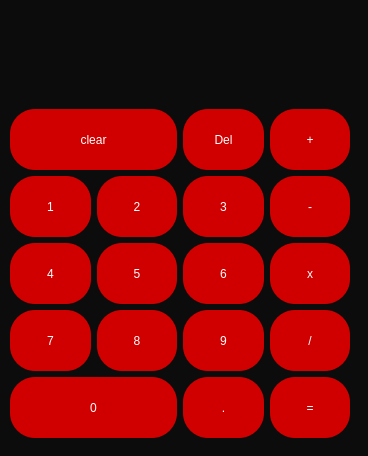
<?xml version="1.0" encoding="UTF-8"?>
<ui version="4.0">
 <class>MainWindow</class>
 <widget class="QMainWindow" name="MainWindow">
  <property name="enabled">
   <bool>true</bool>
  </property>
  <property name="geometry">
   <rect>
    <x>0</x>
    <y>0</y>
    <width>368</width>
    <height>456</height>
   </rect>
  </property>
  <property name="windowTitle">
   <string>Calculator</string>
  </property>
  <property name="styleSheet">
   <string notr="true">background-color: rgb(12, 12, 12);</string>
  </property>
  <widget class="QWidget" name="centralwidget">
   <layout class="QVBoxLayout" name="verticalLayout">
    <item>
     <widget class="QWidget" name="push" native="true">
      <layout class="QGridLayout" name="gridLayout">
       <property name="leftMargin">
        <number>1</number>
       </property>
       <item row="4" column="3">
        <widget class="QPushButton" name="push_div">
         <property name="sizePolicy">
          <sizepolicy hsizetype="MinimumExpanding" vsizetype="Preferred">
           <horstretch>0</horstretch>
           <verstretch>10</verstretch>
          </sizepolicy>
         </property>
         <property name="styleSheet">
          <string notr="true">QPushButton{
font: 75 36pt &quot;MS Shell Dlg 2&quot;;
	color: rgb(255, 255, 255);

	background-color: rgb(225,225,112);
border-radius:25px;
}

QPushButton:hover{
color: rgb(255,255,127);
	background-color: rgb(238,238,238);
}

QPushButton{
background-color: rgb(208,0,0);
	color: rgb(255, 255, 255);
}</string>
         </property>
         <property name="text">
          <string>/</string>
         </property>
         <property name="shortcut">
          <string>/</string>
         </property>
        </widget>
       </item>
       <item row="4" column="0">
        <widget class="QPushButton" name="push_7">
         <property name="sizePolicy">
          <sizepolicy hsizetype="MinimumExpanding" vsizetype="Preferred">
           <horstretch>0</horstretch>
           <verstretch>10</verstretch>
          </sizepolicy>
         </property>
         <property name="styleSheet">
          <string notr="true">QPushButton{
font: 75 20pt &quot;MS Shell Dlg 2&quot;;
	color: rgb(255, 255, 255);
	background-color: rgb(191,191,191);
border-radius:25px;
}

QPushButton:hover{
color: rgb(61,61,61);
	background-color: rgb(238,238,238);
}

QPushButton{
background-color: rgb(208,0,0);
	color: rgb(255, 255, 255);
}</string>
         </property>
         <property name="text">
          <string>7</string>
         </property>
        </widget>
       </item>
       <item row="5" column="2">
        <widget class="QPushButton" name="push_dot">
         <property name="sizePolicy">
          <sizepolicy hsizetype="MinimumExpanding" vsizetype="Preferred">
           <horstretch>0</horstretch>
           <verstretch>10</verstretch>
          </sizepolicy>
         </property>
         <property name="styleSheet">
          <string notr="true">QPushButton{
font: 75 20pt &quot;MS Shell Dlg 2&quot;;
	color: rgb(255, 255, 255);
	background-color: rgb(191,191,191);
border-radius:25px;
}

QPushButton:hover{
color: rgb(61,61,61);
	background-color: rgb(238,238,238);
}

QPushButton{
background-color: rgb(208,0,0);
	color: rgb(255, 255, 255);
}</string>
         </property>
         <property name="text">
          <string>.</string>
         </property>
        </widget>
       </item>
       <item row="1" column="3">
        <widget class="QPushButton" name="push_add">
         <property name="sizePolicy">
          <sizepolicy hsizetype="MinimumExpanding" vsizetype="Preferred">
           <horstretch>0</horstretch>
           <verstretch>10</verstretch>
          </sizepolicy>
         </property>
         <property name="styleSheet">
          <string notr="true">QPushButton{
font: 75 36pt &quot;MS Shell Dlg 2&quot;;
	color: rgb(255, 255, 255);

	background-color: rgb(225,225,112);
border-radius:25px;
}

QPushButton:hover{
color: rgb(255,255,127);
	background-color: rgb(238,238,238);
}

QPushButton{
background-color: rgb(208,0,0);
	color: rgb(255, 255, 255);
}</string>
         </property>
         <property name="text">
          <string>+</string>
         </property>
         <property name="shortcut">
          <string>+</string>
         </property>
         <property name="checkable">
          <bool>false</bool>
         </property>
        </widget>
       </item>
       <item row="2" column="1">
        <widget class="QPushButton" name="push_2">
         <property name="sizePolicy">
          <sizepolicy hsizetype="MinimumExpanding" vsizetype="Preferred">
           <horstretch>0</horstretch>
           <verstretch>10</verstretch>
          </sizepolicy>
         </property>
         <property name="styleSheet">
          <string notr="true">QPushButton{
font: 75 20pt &quot;MS Shell Dlg 2&quot;;
	color: rgb(255, 255, 255);
	background-color: rgb(191,191,191);
border-radius:25px;
}

QPushButton:hover{
color: rgb(61,61,61);
	background-color: rgb(238,238,238);
}

QPushButton{
background-color: rgb(208,0,0);
	color: rgb(255, 255, 255);
}</string>
         </property>
         <property name="text">
          <string>2</string>
         </property>
        </widget>
       </item>
       <item row="3" column="0">
        <widget class="QPushButton" name="push_4">
         <property name="sizePolicy">
          <sizepolicy hsizetype="MinimumExpanding" vsizetype="Preferred">
           <horstretch>0</horstretch>
           <verstretch>10</verstretch>
          </sizepolicy>
         </property>
         <property name="styleSheet">
          <string notr="true">QPushButton{
font: 75 20pt &quot;MS Shell Dlg 2&quot;;
	color: rgb(255, 255, 255);
	background-color: rgb(191,191,191);
border-radius:25px;
}

QPushButton:hover{
color: rgb(61,61,61);
	background-color: rgb(238,238,238);
}

QPushButton{
background-color: rgb(208,0,0);
	color: rgb(255, 255, 255);
}</string>
         </property>
         <property name="text">
          <string>4</string>
         </property>
        </widget>
       </item>
       <item row="3" column="3">
        <widget class="QPushButton" name="push_multi">
         <property name="sizePolicy">
          <sizepolicy hsizetype="MinimumExpanding" vsizetype="Preferred">
           <horstretch>0</horstretch>
           <verstretch>10</verstretch>
          </sizepolicy>
         </property>
         <property name="styleSheet">
          <string notr="true">QPushButton{
font: 75 36pt &quot;MS Shell Dlg 2&quot;;
	color: rgb(255, 255, 255);

	background-color: rgb(225,225,112);
border-radius:25px;
}

QPushButton:hover{
color: rgb(255,255,127);
	background-color: rgb(238,238,238);
}

QPushButton{
background-color: rgb(208,0,0);
	color: rgb(255, 255, 255);
}</string>
         </property>
         <property name="text">
          <string>x</string>
         </property>
         <property name="shortcut">
          <string>*</string>
         </property>
        </widget>
       </item>
       <item row="2" column="0">
        <widget class="QPushButton" name="push_1">
         <property name="sizePolicy">
          <sizepolicy hsizetype="MinimumExpanding" vsizetype="Preferred">
           <horstretch>0</horstretch>
           <verstretch>10</verstretch>
          </sizepolicy>
         </property>
         <property name="styleSheet">
          <string notr="true">QPushButton{
font: 75 20pt &quot;MS Shell Dlg 2&quot;;
	color: rgb(255, 255, 255);
	background-color: rgb(191,191,191);
border-radius:25px;
}

QPushButton:hover{
color: rgb(61,61,61);
	background-color: rgb(238,238,238);
}

QPushButton{
background-color: rgb(208,0,0);
	color: rgb(255, 255, 255);
}</string>
         </property>
         <property name="text">
          <string>1</string>
         </property>
        </widget>
       </item>
       <item row="3" column="1">
        <widget class="QPushButton" name="push_5">
         <property name="sizePolicy">
          <sizepolicy hsizetype="MinimumExpanding" vsizetype="Preferred">
           <horstretch>0</horstretch>
           <verstretch>10</verstretch>
          </sizepolicy>
         </property>
         <property name="styleSheet">
          <string notr="true">QPushButton{
font: 75 20pt &quot;MS Shell Dlg 2&quot;;
	color: rgb(255, 255, 255);
	background-color: rgb(191,191,191);
border-radius:25px;
}

QPushButton:hover{
color: rgb(61,61,61);
	background-color: rgb(238,238,238);
}

QPushButton{
background-color: rgb(208,0,0);
	color: rgb(255, 255, 255);
}</string>
         </property>
         <property name="text">
          <string>5</string>
         </property>
        </widget>
       </item>
       <item row="4" column="1">
        <widget class="QPushButton" name="push_8">
         <property name="sizePolicy">
          <sizepolicy hsizetype="MinimumExpanding" vsizetype="Preferred">
           <horstretch>0</horstretch>
           <verstretch>10</verstretch>
          </sizepolicy>
         </property>
         <property name="styleSheet">
          <string notr="true">QPushButton{
font: 75 20pt &quot;MS Shell Dlg 2&quot;;
	color: rgb(255, 255, 255);
	background-color: rgb(191,191,191);
border-radius:25px;
}

QPushButton:hover{
color: rgb(61,61,61);
	background-color: rgb(238,238,238);
}

QPushButton{
background-color: rgb(208,0,0);
	color: rgb(255, 255, 255);
}</string>
         </property>
         <property name="text">
          <string>8</string>
         </property>
        </widget>
       </item>
       <item row="4" column="2">
        <widget class="QPushButton" name="push_9">
         <property name="sizePolicy">
          <sizepolicy hsizetype="MinimumExpanding" vsizetype="Preferred">
           <horstretch>0</horstretch>
           <verstretch>10</verstretch>
          </sizepolicy>
         </property>
         <property name="styleSheet">
          <string notr="true">QPushButton{
font: 75 20pt &quot;MS Shell Dlg 2&quot;;
	color: rgb(255, 255, 255);
	background-color: rgb(191,191,191);
border-radius:25px;
}

QPushButton:hover{
color: rgb(61,61,61);
	background-color: rgb(238,238,238);
}

QPushButton{
background-color: rgb(208,0,0);
	color: rgb(255, 255, 255);
}</string>
         </property>
         <property name="text">
          <string>9</string>
         </property>
        </widget>
       </item>
       <item row="5" column="3">
        <widget class="QPushButton" name="push_equal">
         <property name="sizePolicy">
          <sizepolicy hsizetype="MinimumExpanding" vsizetype="Preferred">
           <horstretch>0</horstretch>
           <verstretch>10</verstretch>
          </sizepolicy>
         </property>
         <property name="styleSheet">
          <string notr="true">QPushButton{
font: 75 36pt &quot;MS Shell Dlg 2&quot;;
	color: rgb(255, 255, 255);

	background-color: rgb(225,225,112);
border-radius:25px;
}

QPushButton:hover{
color: rgb(255,255,127);
	background-color: rgb(238,238,238);
}

QPushButton{
background-color: rgb(208,0,0);
	color: rgb(255, 255, 255);
}</string>
         </property>
         <property name="text">
          <string>=</string>
         </property>
         <property name="shortcut">
          <string>Ctrl+=</string>
         </property>
        </widget>
       </item>
       <item row="2" column="2">
        <widget class="QPushButton" name="push_3">
         <property name="sizePolicy">
          <sizepolicy hsizetype="MinimumExpanding" vsizetype="Preferred">
           <horstretch>0</horstretch>
           <verstretch>10</verstretch>
          </sizepolicy>
         </property>
         <property name="styleSheet">
          <string notr="true">QPushButton{
font: 75 20pt &quot;MS Shell Dlg 2&quot;;
	color: rgb(255, 255, 255);
	background-color: rgb(191,191,191);
border-radius:25px;
}

QPushButton:hover{
color: rgb(61,61,61);
	background-color: rgb(238,238,238);
}

QPushButton{
background-color: rgb(208,0,0);
	color: rgb(255, 255, 255);
}</string>
         </property>
         <property name="text">
          <string>3</string>
         </property>
        </widget>
       </item>
       <item row="3" column="2">
        <widget class="QPushButton" name="push_6">
         <property name="sizePolicy">
          <sizepolicy hsizetype="MinimumExpanding" vsizetype="Preferred">
           <horstretch>0</horstretch>
           <verstretch>10</verstretch>
          </sizepolicy>
         </property>
         <property name="styleSheet">
          <string notr="true">QPushButton{
font: 75 20pt &quot;MS Shell Dlg 2&quot;;
	color: rgb(255, 255, 255);
	background-color: rgb(191,191,191);
border-radius:25px;
}

QPushButton:hover{
color: rgb(61,61,61);
	background-color: rgb(238,238,238);
}

QPushButton{
background-color: rgb(208,0,0);
	color: rgb(255, 255, 255);
}</string>
         </property>
         <property name="text">
          <string>6</string>
         </property>
        </widget>
       </item>
       <item row="2" column="3">
        <widget class="QPushButton" name="push_sub">
         <property name="sizePolicy">
          <sizepolicy hsizetype="MinimumExpanding" vsizetype="Preferred">
           <horstretch>0</horstretch>
           <verstretch>10</verstretch>
          </sizepolicy>
         </property>
         <property name="styleSheet">
          <string notr="true">QPushButton{
font: 75 36pt &quot;MS Shell Dlg 2&quot;;
	color: rgb(255, 255, 255);

	background-color: rgb(225,225,112);
border-radius:25px;
}

QPushButton:hover{
color: rgb(255,255,127);
	background-color: rgb(238,238,238);
}

QPushButton{
background-color: rgb(208,0,0);
	color: rgb(255, 255, 255);
}</string>
         </property>
         <property name="text">
          <string>-</string>
         </property>
         <property name="shortcut">
          <string>-</string>
         </property>
        </widget>
       </item>
       <item row="0" column="0" colspan="4">
        <widget class="QLabel" name="label">
         <property name="enabled">
          <bool>true</bool>
         </property>
         <property name="sizePolicy">
          <sizepolicy hsizetype="MinimumExpanding" vsizetype="Preferred">
           <horstretch>0</horstretch>
           <verstretch>14</verstretch>
          </sizepolicy>
         </property>
         <property name="styleSheet">
          <string notr="true">font: 75 28pt &quot;MS Shell Dlg 2&quot;;
color: rgb(255,255,255);

</string>
         </property>
         <property name="text">
          <string/>
         </property>
         <property name="alignment">
          <set>Qt::AlignRight|Qt::AlignTrailing|Qt::AlignVCenter</set>
         </property>
        </widget>
       </item>
       <item row="1" column="0" colspan="2">
        <widget class="QPushButton" name="push_clear">
         <property name="sizePolicy">
          <sizepolicy hsizetype="MinimumExpanding" vsizetype="Preferred">
           <horstretch>0</horstretch>
           <verstretch>10</verstretch>
          </sizepolicy>
         </property>
         <property name="styleSheet">
          <string notr="true">QPushButton{
font: 75 20pt &quot;MS Shell Dlg 2&quot;;
	color: rgb(255, 255, 255);
	background-color: rgb(191,191,191);
border-radius:25px;
}

QPushButton:hover{
color: rgb(61,61,61);
	background-color: rgb(238,238,238);
}

QPushButton{
background-color: rgb(208,0,0);
	color: rgb(255, 255, 255);
}
































































































































































</string>
         </property>
         <property name="text">
          <string>clear</string>
         </property>
        </widget>
       </item>
       <item row="5" column="0" colspan="2">
        <widget class="QPushButton" name="push_0">
         <property name="sizePolicy">
          <sizepolicy hsizetype="MinimumExpanding" vsizetype="Preferred">
           <horstretch>0</horstretch>
           <verstretch>10</verstretch>
          </sizepolicy>
         </property>
         <property name="styleSheet">
          <string notr="true">QPushButton{
font: 75 20pt &quot;MS Shell Dlg 2&quot;;
	color: rgb(255, 255, 255);
	background-color: rgb(191,191,191);
border-radius:25px;
}

QPushButton:hover{
color: rgb(61,61,61);
	background-color: rgb(238,238,238);
}

QPushButton{
background-color: rgb(208,0,0);
	color: rgb(255, 255, 255);
}</string>
         </property>
         <property name="text">
          <string>0</string>
         </property>
        </widget>
       </item>
       <item row="1" column="2">
        <widget class="QPushButton" name="push_del">
         <property name="sizePolicy">
          <sizepolicy hsizetype="MinimumExpanding" vsizetype="Preferred">
           <horstretch>0</horstretch>
           <verstretch>10</verstretch>
          </sizepolicy>
         </property>
         <property name="styleSheet">
          <string notr="true">QPushButton{
font: 75 20pt &quot;MS Shell Dlg 2&quot;;
	color: rgb(255, 255, 255);
	background-color: rgb(191,191,191);
border-radius:25px;
}

QPushButton:hover{
color: rgb(61,61,61);
	background-color: rgb(238,238,238);
}

QPushButton{
background-color: rgb(208,0,0);
	color: rgb(255, 255, 255);
}
</string>
         </property>
         <property name="text">
          <string>Del</string>
         </property>
         <property name="shortcut">
          <string>Del</string>
         </property>
        </widget>
       </item>
      </layout>
     </widget>
    </item>
   </layout>
  </widget>
  <widget class="QMenuBar" name="menubar">
   <property name="geometry">
    <rect>
     <x>0</x>
     <y>0</y>
     <width>368</width>
     <height>21</height>
    </rect>
   </property>
  </widget>
 </widget>
 <resources/>
 <connections/>
</ui>
